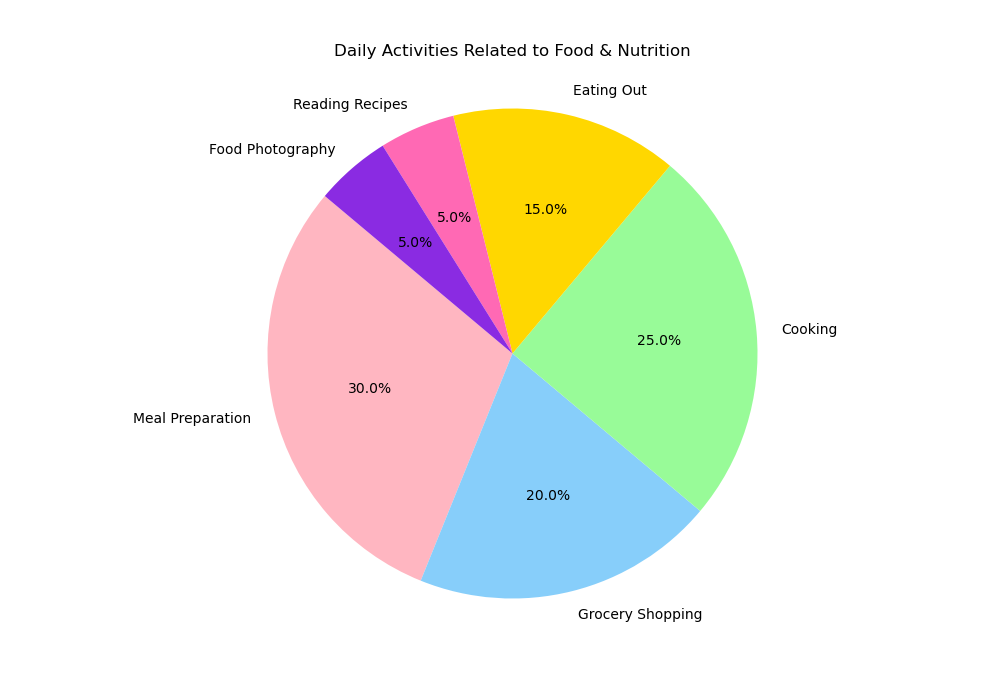

The script that drew this image:

import matplotlib.pyplot as plt

# Data to plot
labels = 'Meal Preparation', 'Grocery Shopping', 'Cooking', 'Eating Out', 'Reading Recipes', 'Food Photography'
sizes = [30, 20, 25, 15, 5, 5]
colors = ['#FFB6C1', '#87CEFA', '#98FB98', '#FFD700', '#FF69B4', '#8A2BE2']

# Create pie chart
plt.figure(figsize=(10, 7))
plt.pie(sizes, labels=labels, colors=colors, autopct='%1.1f%%', startangle=140)

plt.title('Daily Activities Related to Food & Nutrition', pad=20)
plt.axis('equal')  # Equal aspect ratio ensures that pie is drawn as a circle.
plt.show()
